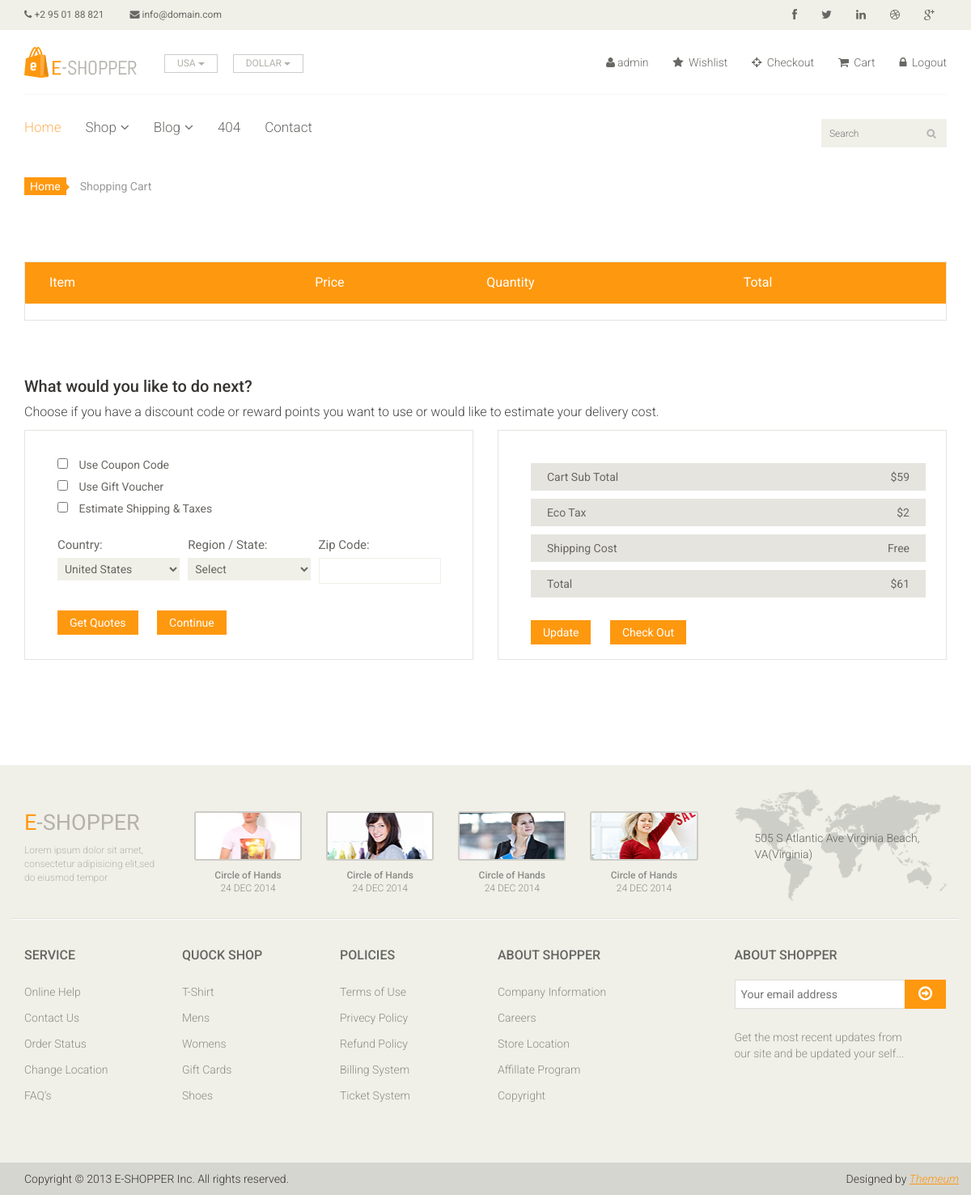
Before: /cart (signed in) with the older database file.
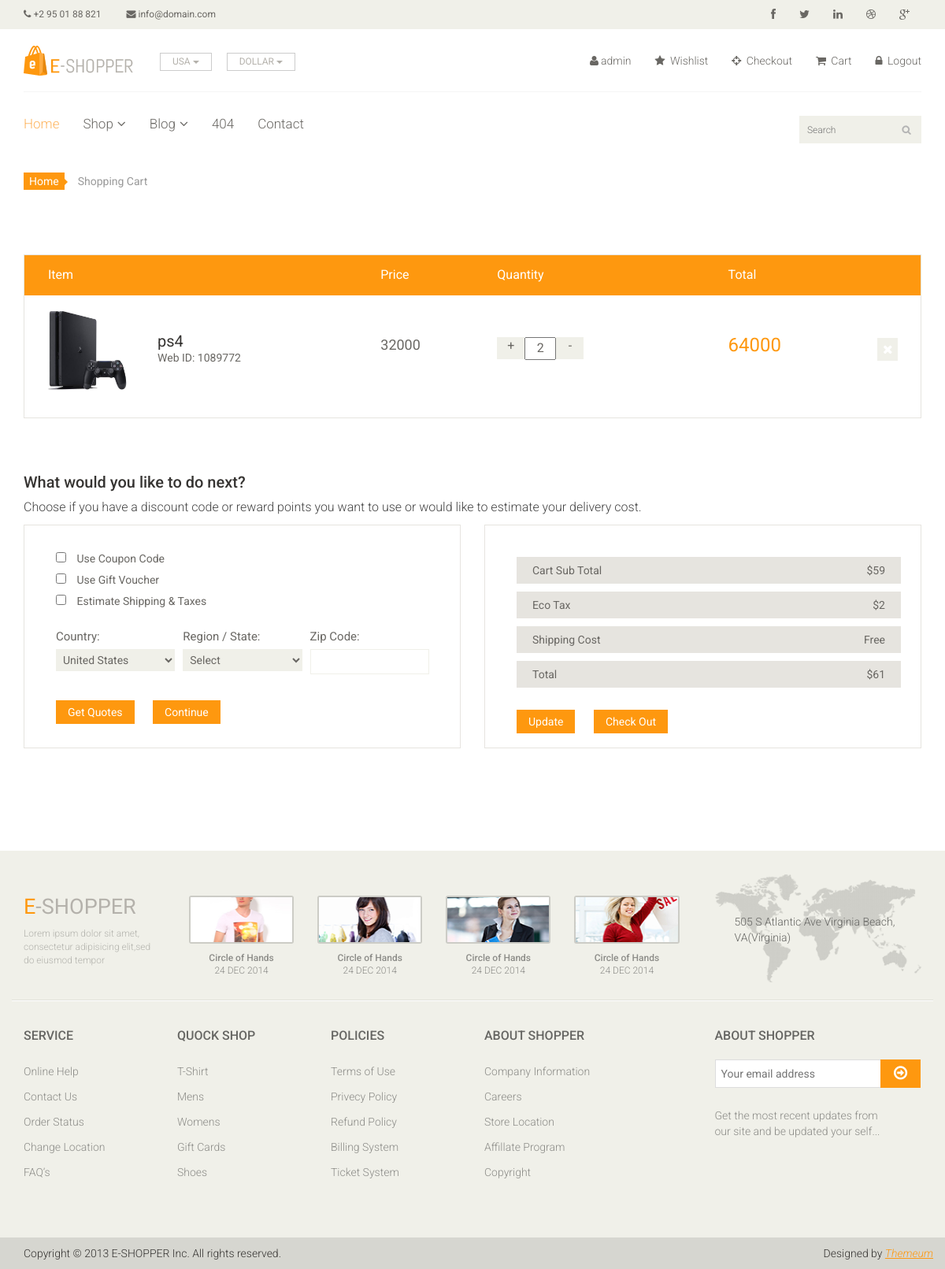
After: the same page with the newer database file.
### home/models.py (models this page shows, shortened)
class Cart(models.Model):
	user = models.CharField(max_length = 400)
	slug = models.CharField(max_length = 300)
	items = models.ForeignKey(Item,on_delete = models.CASCADE)
	checkout = models.BooleanField(default = False)
	quantity = models.IntegerField(default= 1)
	total = models.IntegerField(default = 0)

class Item(models.Model):
	title = models.CharField(max_length=400)
	slug = models.CharField(max_length = 500)
	price = models.IntegerField() #default holds  11 digits kind of
	discounted_price = models.IntegerField(blank = True)
	image = models.ImageField(upload_to = 'media')
	category = models.ForeignKey(Category,on_delete = models.CASCADE)
	subcategory = models.ForeignKey(SubCategory,on_delete = models.CASCADE)
	stock = models.CharField(max_length = 50, choices = STOCK)
	status = models.CharField(max_length = 50, choices=STATUS,blank = True)
	labels = models.CharField(max_length = 50, choices=LABELS,blank = True)
	brand = models.ForeignKey(Brand, null=True,on_delete = models.CASCADE)

### home/views.py (the view)
# urls.py: path('cart',CartView.as_view(),name='cart'),
class CartView(BaseView):
	def get(self,request):
		self.views['my_cart'] = Cart.objects.filter(user = request.user.username,checkout = False)
		return render(request,'cart.html',self.views)

### templates/cart.html (shortened to what this page needs)
{% extends 'base.html' %}
{% load static %}
{% block content %}
	<section id="cart_items">
		<div class="container">
			<div class="breadcrumbs">
				<ol class="breadcrumb">
				  <li><a href="#">Home</a></li>
				  <li class="active">Shopping Cart</li>
				</ol>
			</div>
			<div class="table-responsive cart_info">
				<table class="table table-condensed">
					<thead>
						<tr class="cart_menu">
							<td class="image">Item</td>
							<td class="description"></td>
							<td class="price">Price</td>
							<td class="quantity">Quantity</td>
							<td class="total">Total</td>
							<td></td>
						</tr>
					</thead>
					<tbody>
						{% for cart in my_cart %}
						<tr>
							<td class="cart_product">
								<a href=""><img src="{{cart.items.image.url}}" height="100" width="100" alt=""></a>
							</td>
							<td class="cart_description">
								<h4><a href="">{{cart.items.title}}</a></h4>
								<p>Web ID: 1089772</p>
							</td>
							<td class="cart_price">
								<p>{{cart.items.price}}</p>
							</td>
							<td class="cart_quantity">
								<div class="cart_quantity_button">
									<a class="cart_quantity_up" href=""> + </a>
									<input class="cart_quantity_input" type="text" name="quantity" value="{{cart.quantity}}" autocomplete="off" size="2">
									<a class="cart_quantity_down" href=""> - </a>
								</div>
							</td>
							<td class="cart_total">
								<p class="cart_total_price">{{cart.total}}</p>
							</td>
							<td class="cart_delete">
								<a class="cart_quantity_delete" href=""><i class="fa fa-times"></i></a>
							</td>
						</tr>
						{% endfor %}
					</tbody>
				</table>
			</div>
		</div>
	</section>
	<section id="do_action">
		<div class="container">
			<div class="heading">
				<h3>What would you like to do next?</h3>
				<p>Choose if you have a discount code or reward points you want to use or would like to estimate your delivery cost.</p>
			</div>
			<div class="row">
				<div class="col-sm-6">
					<div class="chose_area">
						<ul class="user_option">
							<li>
								<input type="checkbox">
								<label>Use Coupon Code</label>
							</li>
							<li>
								<input type="checkbox">
								<label>Use Gift Voucher</label>
							</li>
							<li>
								<input type="checkbox">
								<label>Estimate Shipping & Taxes</label>
							</li>
						</ul>
						<ul class="user_info">
							<li class="single_field">
								<label>Country:</label>
								<select>
									<option>United States</option>
								</select>
							</li>
							<li class="single_field">
								<label>Region / State:</label>
								<select>
									<option>Select</option>
								</select>
							</li>
							<li class="single_field zip-field">
								<label>Zip Code:</label>
								<input type="text">
							</li>
						</ul>
						<a class="btn btn-default update" href="">Get Quotes</a>
						<a class="btn btn-default check_out" href="">Continue</a>
					</div>
				</div>
				<div class="col-sm-6">
					<div class="total_area">
						<ul>
							<li>Cart Sub Total <span>$59</span></li>
							<li>Eco Tax <span>$2</span></li>
							<li>Shipping Cost <span>Free</span></li>
							<li>Total <span>$61</span></li>
						</ul>
							<a class="btn btn-default update" href="">Update</a>
							<a class="btn btn-default check_out" href="">Check Out</a>
					</div>
				</div>
			</div>
		</div>
	</section>
{% endblock %}

Changed rows visible on the page:
added Cart: items.image (picture), items "ps4", items.price "32000", quantity "2", total "64000"
